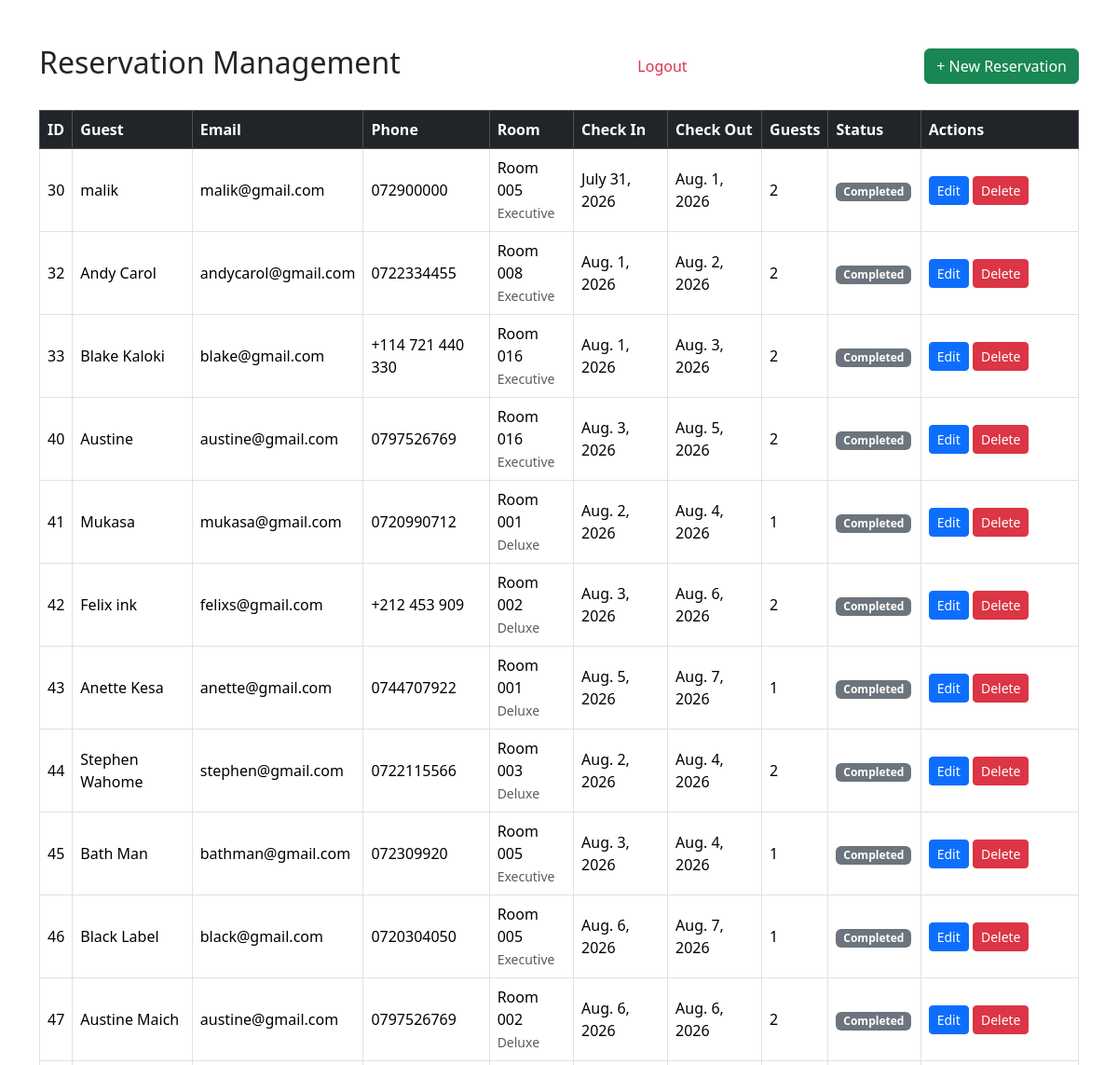
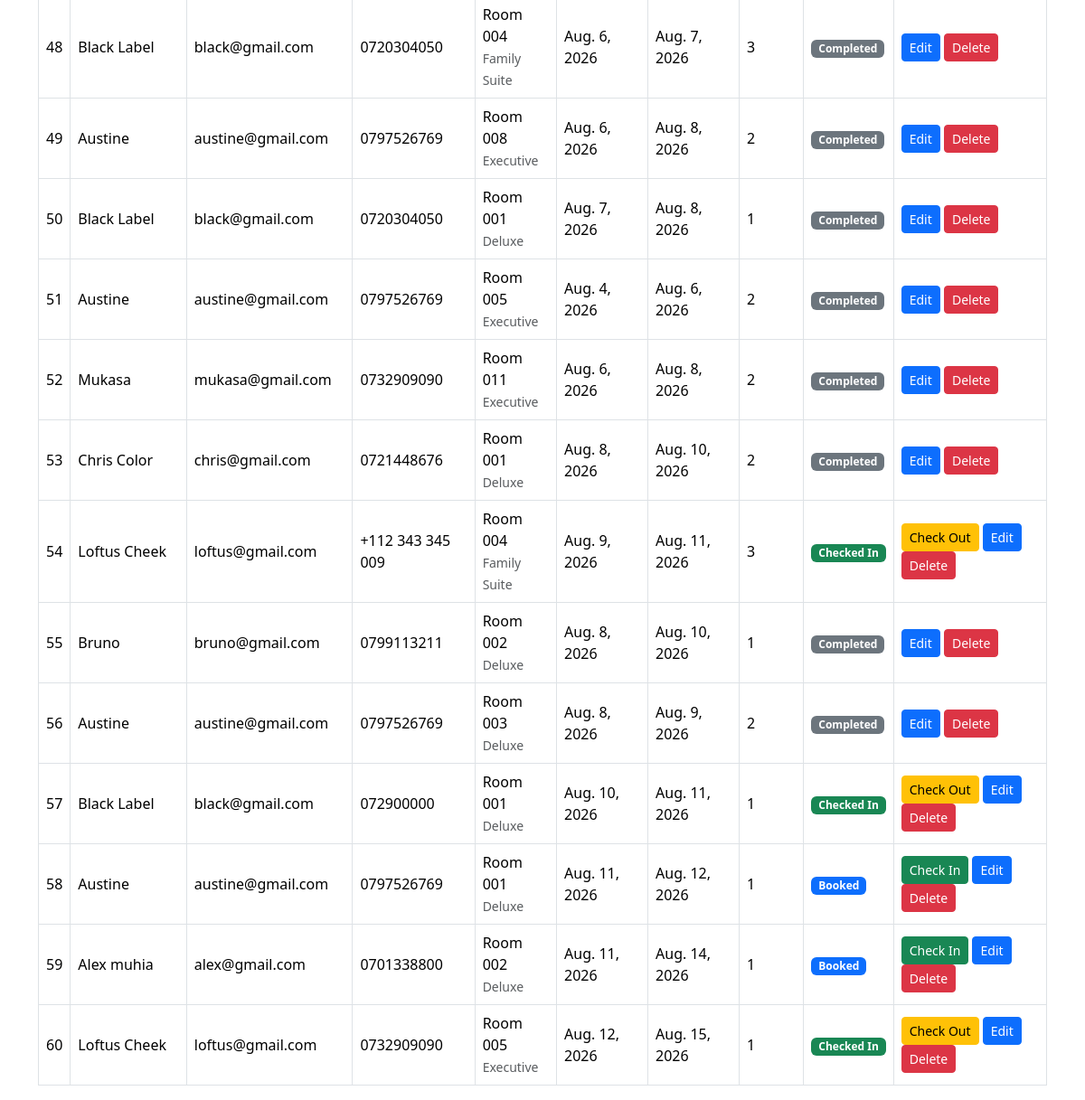
/reservations/, run on the app's committed database (2 pictures, top to bottom).
### reservations/models.py (models this page shows, shortened)
class Reservation(models.Model):
    STATUS_CHOICES = [
        ('Booked', 'Booked'),
        ('Checked In', 'Checked In'),
        ('Pending Checkout', 'Pending Checkout'),
        ('Completed', 'Completed'),
        ('Cancelled', 'Cancelled'),
    ]
    PAYMENT_CHOICES = [
        ('Pending', 'Pending'),
        ('Paid', 'Paid'),
    ]
    user = models.ForeignKey(
        User,
        on_delete=models.CASCADE,
        null=True,
        blank=True
    )
    guest_name = models.CharField(max_length=100)
    email = models.EmailField()
    phone = models.CharField(max_length=20)
    room = models.ForeignKey(
        Room,
        on_delete=models.CASCADE
    )
    check_in = models.DateField()
    check_out = models.DateField()
    check_in_time = models.DateTimeField(
        null=True,
        blank=True
    )
    check_out_time = models.DateTimeField(
        null=True,
        blank=True
    )
    guests = models.IntegerField()
    special_requests = models.TextField(
        blank=True,
        null=True
    )
    status = models.CharField(
        max_length=20,
        choices=STATUS_CHOICES,
        default='Booked'
    )
    payment_status = models.CharField(
        max_length=20,
        choices=PAYMENT_CHOICES,
        default='Pending'
    )
    created_at = models.DateTimeField(
    auto_now_add=True
    )

### rooms/models.py (models this page shows, shortened)
class Room(models.Model):
    STATUS_CHOICES = [
        ('Available', 'Available'),
        ('Occupied', 'Occupied'),
        ('Cleaning', 'Cleaning'),
        ('Maintenance', 'Maintenance'),
    ]
    room_number = models.CharField(max_length=10)
    room_type = models.CharField(max_length=50)
    price = models.DecimalField(
        max_digits=10,
        decimal_places=2
    )
    status = models.CharField(
        max_length=20,
        choices=STATUS_CHOICES,
        default='Available'
    )

### reservations/views.py (the view)
# urls.py: path('', views.reservation_list, name='reservation_list'),
def reservation_list(request):
    reservations = Reservation.objects.all()
    return render(
        request,
        'reservation_list.html',
        {'reservations': reservations}
    )

### hotel/templates/reservation_list.html (shortened to what this page needs)
<!DOCTYPE html>
<html lang="en">
<head>
        <link href="https://cdn.jsdelivr.net/npm/bootstrap@5.3.3/dist/css/bootstrap.min.css"
          rel="stylesheet">
</head>
<body>
<div class="container mt-5">
    <div class="d-flex justify-content-between align-items-center mb-4">
        <h2>Reservation Management</h2>
                    <a href="{% url 'logout' %}"
            class="nav-link text-danger">
                Logout
            </a>
        <a href="{% url 'create_reservation' %}"
           class="btn btn-success">
            + New Reservation
        </a>
    </div>
    <div class="table-responsive">
  <table class="table table-hover table-bordered align-middle">
    <thead class="table-dark">
        <tr>
            <th>ID</th>
            <th>Guest</th>
            <th>Email</th>
            <th>Phone</th>
            <th>Room</th>
            <th>Check In</th>
            <th>Check Out</th>
            <th>Guests</th>
            <th>Status</th>
            <th>Actions</th>
        </tr>
    </thead>
    <tbody>
        {% for reservation in reservations %}
        <tr>
            <td>{{ reservation.id }}</td>
            <td>{{ reservation.guest_name }}</td>
            <td>{{ reservation.email }}</td>
            <td>{{ reservation.phone }}</td>
            <td>
                Room {{ reservation.room.room_number }}
                <br>
                <small class="text-muted">
                    {{ reservation.room.room_type }}
                </small>
            </td>
            <td>{{ reservation.check_in }}</td>
            <td>{{ reservation.check_out }}</td>
            <td>{{ reservation.guests }}</td>
            <td>
                {% if reservation.status == 'Booked' %}
                    <span class="badge bg-primary">
                        Booked
                    </span>
                {% elif reservation.status == 'Checked In' %}
                    <span class="badge bg-success">
                        Checked In
                    </span>
                {% elif reservation.status == 'Completed' %}
                    <span class="badge bg-secondary">
                        Completed
                    </span>
                {% elif reservation.status == 'Cancelled' %}
                    <span class="badge bg-danger">
                        Cancelled
                    </span>
                {% endif %}
            </td>
            <td>
                {% if reservation.status == 'Booked' %}
                    <a href="{% url 'check_in_guest' reservation.id %}"
                       class="btn btn-success btn-sm">
                        Check In
                    </a>
                {% elif reservation.status == 'Checked In' %}
                    <a href="{% url 'check_out_guest' reservation.id %}"
                       class="btn btn-warning btn-sm">
                        Check Out
                    </a>
                {% endif %}
                <a href="{% url 'edit_reservation' reservation.id %}"
                   class="btn btn-primary btn-sm">
                    Edit
                </a>
                <a href="{% url 'delete_reservation' reservation.id %}"
                   class="btn btn-danger btn-sm">
                    Delete
                </a>
            </td>
        </tr>
        {% empty %}
        <tr>
            <td colspan="10" class="text-center">
                No reservations found.
            </td>
        </tr>
        {% endfor %}
    </tbody>
</table>
    </div>
</div>
</body>
</html>

### data on the page
Reservation: id "30", guest_name "malik", email "malik@gmail.com", phone "072900000", room.room_number "005", room.room_type "Executive", check_in "July 31, 2026", check_out "Aug. 1, 2026", guests "2", status "Completed"
Reservation: id "32", guest_name "Andy Carol", email "andycarol@gmail.com", phone "0722334455", room.room_number "008", room.room_type "Executive", check_in "Aug. 1, 2026", check_out "Aug. 2, 2026", guests "2", status "Completed"
Reservation: id "33", guest_name "Blake Kaloki", email "blake@gmail.com", phone "+114 721 440 330", room.room_number "016", room.room_type "Executive", check_in "Aug. 1, 2026", check_out "Aug. 3, 2026", guests "2", status "Completed"
Reservation: id "40", guest_name "Austine", email "austine@gmail.com", phone "0797526769", room.room_number "016", room.room_type "Executive", check_in "Aug. 3, 2026", check_out "Aug. 5, 2026", guests "2", status "Completed"
Reservation: id "41", guest_name "Mukasa", email "mukasa@gmail.com", phone "0720990712", room.room_number "001", room.room_type "Deluxe", check_in "Aug. 2, 2026", check_out "Aug. 4, 2026", guests "1", status "Completed"
Reservation: id "42", guest_name "Felix ink", email "felixs@gmail.com", phone "+212 453 909", room.room_number "002", room.room_type "Deluxe", check_in "Aug. 3, 2026", check_out "Aug. 6, 2026", guests "2", status "Completed"
Reservation: id "43", guest_name "Anette Kesa", email "anette@gmail.com", phone "0744707922", room.room_number "001", room.room_type "Deluxe", check_in "Aug. 5, 2026", check_out "Aug. 7, 2026", guests "1", status "Completed"
Reservation: id "44", guest_name "Stephen Wahome", email "stephen@gmail.com", phone "0722115566", room.room_number "003", room.room_type "Deluxe", check_in "Aug. 2, 2026", check_out "Aug. 4, 2026", guests "2", status "Completed"
Reservation: id "45", guest_name "Bath Man", email "bathman@gmail.com", phone "072309920", room.room_number "005", room.room_type "Executive", check_in "Aug. 3, 2026", check_out "Aug. 4, 2026", guests "1", status "Completed"
Reservation: id "46", guest_name "Black Label", email "black@gmail.com", phone "0720304050", room.room_number "005", room.room_type "Executive", check_in "Aug. 6, 2026", check_out "Aug. 7, 2026", guests "1", status "Completed"
Reservation: id "47", guest_name "Austine Maich", email "austine@gmail.com", phone "0797526769", room.room_number "002", room.room_type "Deluxe", check_in "Aug. 6, 2026", check_out "Aug. 6, 2026", guests "2", status "Completed"
Reservation: id "48", guest_name "Black Label", email "black@gmail.com", phone "0720304050", room.room_number "004", room.room_type "Family Suite", check_in "Aug. 6, 2026", check_out "Aug. 7, 2026", guests "3", status "Completed"
Reservation: id "49", guest_name "Austine", email "austine@gmail.com", phone "0797526769", room.room_number "008", room.room_type "Executive", check_in "Aug. 6, 2026", check_out "Aug. 8, 2026", guests "2", status "Completed"
Reservation: id "50", guest_name "Black Label", email "black@gmail.com", phone "0720304050", room.room_number "001", room.room_type "Deluxe", check_in "Aug. 7, 2026", check_out "Aug. 8, 2026", guests "1", status "Completed"
Reservation: id "51", guest_name "Austine", email "austine@gmail.com", phone "0797526769", room.room_number "005", room.room_type "Executive", check_in "Aug. 4, 2026", check_out "Aug. 6, 2026", guests "2", status "Completed"
Reservation: id "52", guest_name "Mukasa", email "mukasa@gmail.com", phone "0732909090", room.room_number "011", room.room_type "Executive", check_in "Aug. 6, 2026", check_out "Aug. 8, 2026", guests "2", status "Completed"
Reservation: id "53", guest_name "Chris Color", email "chris@gmail.com", phone "0721448676", room.room_number "001", room.room_type "Deluxe", check_in "Aug. 8, 2026", check_out "Aug. 10, 2026", guests "2", status "Completed"
Reservation: id "54", guest_name "Loftus Cheek", email "loftus@gmail.com", phone "+112 343 345 009", room.room_number "004", room.room_type "Family Suite", check_in "Aug. 9, 2026", check_out "Aug. 11, 2026", guests "3", status "Checked In"
Reservation: id "55", guest_name "Bruno", email "bruno@gmail.com", phone "0799113211", room.room_number "002", room.room_type "Deluxe", check_in "Aug. 8, 2026", check_out "Aug. 10, 2026", guests "1", status "Completed"
Reservation: id "56", guest_name "Austine", email "austine@gmail.com", phone "0797526769", room.room_number "003", room.room_type "Deluxe", check_in "Aug. 8, 2026", check_out "Aug. 9, 2026", guests "2", status "Completed"
Reservation: id "57", guest_name "Black Label", email "black@gmail.com", phone "072900000", room.room_number "001", room.room_type "Deluxe", check_in "Aug. 10, 2026", check_out "Aug. 11, 2026", guests "1", status "Checked In"
Reservation: id "58", guest_name "Austine", email "austine@gmail.com", phone "0797526769", room.room_number "001", room.room_type "Deluxe", check_in "Aug. 11, 2026", check_out "Aug. 12, 2026", guests "1", status "Booked"
Reservation: id "59", guest_name "Alex muhia", email "alex@gmail.com", phone "0701338800", room.room_number "002", room.room_type "Deluxe", check_in "Aug. 11, 2026", check_out "Aug. 14, 2026", guests "1", status "Booked"
Reservation: id "60", guest_name "Loftus Cheek", email "loftus@gmail.com", phone "0732909090", room.room_number "005", room.room_type "Executive", check_in "Aug. 12, 2026", check_out "Aug. 15, 2026", guests "1", status "Checked In"
